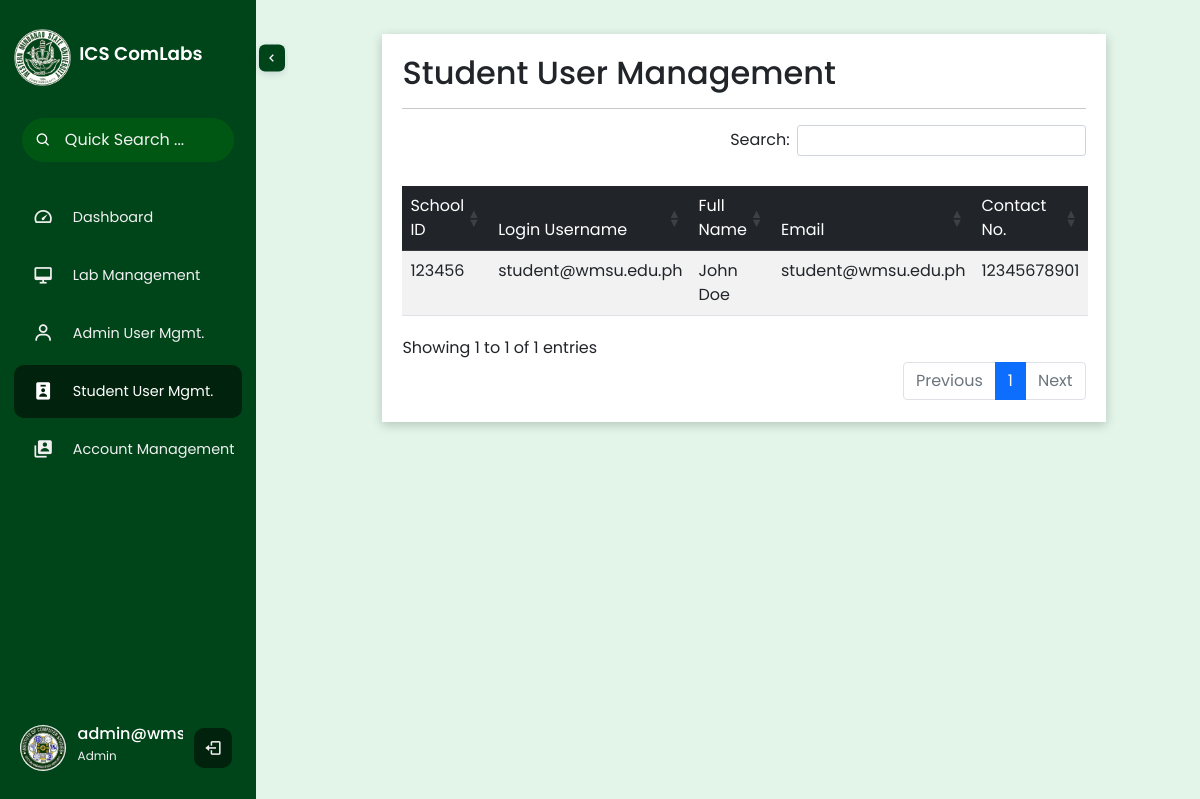
Page /admin-student.php (signed in) on the committed database.
### tables this page shows
CREATE TABLE `user` (
  `id` int(11) NOT NULL,
  `username` varchar(20) NOT NULL,
  `password` varchar(20) NOT NULL,
  `firstname` varchar(50) NOT NULL,
  `lastname` varchar(50) NOT NULL,
  `school_id` varchar(50) NOT NULL,
  `access_level` varchar(20) NOT NULL,
  `contactno` varchar(15) NOT NULL,
  `email` varchar(50) NOT NULL
);

### admin-student.php (the view, shortened to what this page needs)
<!DOCTYPE html>
<html lang="en">
    <head>
        <?php
            include "static/include/head.php";
            include "static/include/table-plugin.php";
        ?>
        <link href="static/assets/css/list.css" rel="stylesheet">
    </head>
    <body>
        <?php
            include "static/include/navbar.php";
        ?>
        <div class="p-1 my-container active-cont">
            <div class="center-container">
                <h2>Student User Management</h2>
                <hr>
                <table id='lab-table' class='table table-striped table-hover' style='width:100%; margin-top:30px !important;'>
                    <thead class='table-dark'>
                        <tr>
                            <td style='width:15%;'>
                                School ID
                            </td>
                            <td style='width:15%;'>
                                Login Username
                            </td>
                            <td style='width:30%;'>
                                Full Name
                            </td>
                            <td style='width:20%;'>
                                Email
                            </td>
                            <td style='width:20%;'>
                                Contact No.
                            </td>
                        </tr>
                    </thead>
                    <tbody>
                        <?php
                            $users = mysqli_query($link,"SELECT * FROM user WHERE access_level = 0");
                            if ($users->num_rows > 0) {
                                while($user=mysqli_fetch_array($users)):
                        ?>
                        <tr name='<?php echo $user['id']; ?>'>
                            <td style='width:15%;' id='td-school_id-<?php echo $user['id']; ?>'>
                                <?php echo $user['school_id']; ?>
                            </td>
                            <td style='width:15%;' id='td-username-<?php echo $user['id']; ?>'>
                                <?php echo $user['username']; ?>
                            </td>
                            <td style='width:30%;'>
                            <?php echo $user['firstname']." ".$user['lastname']; ?>
                            </td>
                            <td style='width:20%;' id='td-email-<?php echo $user['id']; ?>'>
                            <?php echo $user['email']; ?>
                            </td>
                            <td style='width:20%; position:relative;' id='td-contactno-<?php echo $user['id']; ?>'>
                            <?php echo $user['contactno']; ?>
                            </td>
                        </tr>
                        <?php
                                endwhile;
                            }
                        ?>
                    </tbody>
                </table>
            </div>
        </div>
    </body>
</html>

### static/assets/css/main.css (style rules this page uses)
html { height:100%; }
body { font-family: "Poppins", sans-serif; overflow:auto; background-color: #e2f5e8; min-height: 100vh; display: flex; position: relative; table-layout: fixed; overflow:auto; }
.my-container { width:100%; }
.center-container { background-color:white; margin:auto; width:80%; padding:20px; margin-top:30px; box-shadow: 0 3px 10px rgb(0 0 0 / 0.2); }

### static/assets/css/navbar.css (style rules this page uses)
*, *::before, *::after { padding: 0; margin: 0; box-sizing: border-box; }
:root { --main-color: #00441a; --main-color-dark: #01220c; --main-color-light: #005713; --text-color: #f0f0f0; }

### static/assets/css/list.css (style rules this page uses)
tr { cursor: pointer; }

### rows in the picture
user: school "123456", username "student@wmsu.edu.ph", firstname "John", lastname "Doe", email "student@wmsu.edu.ph", contactno "12345678901"
